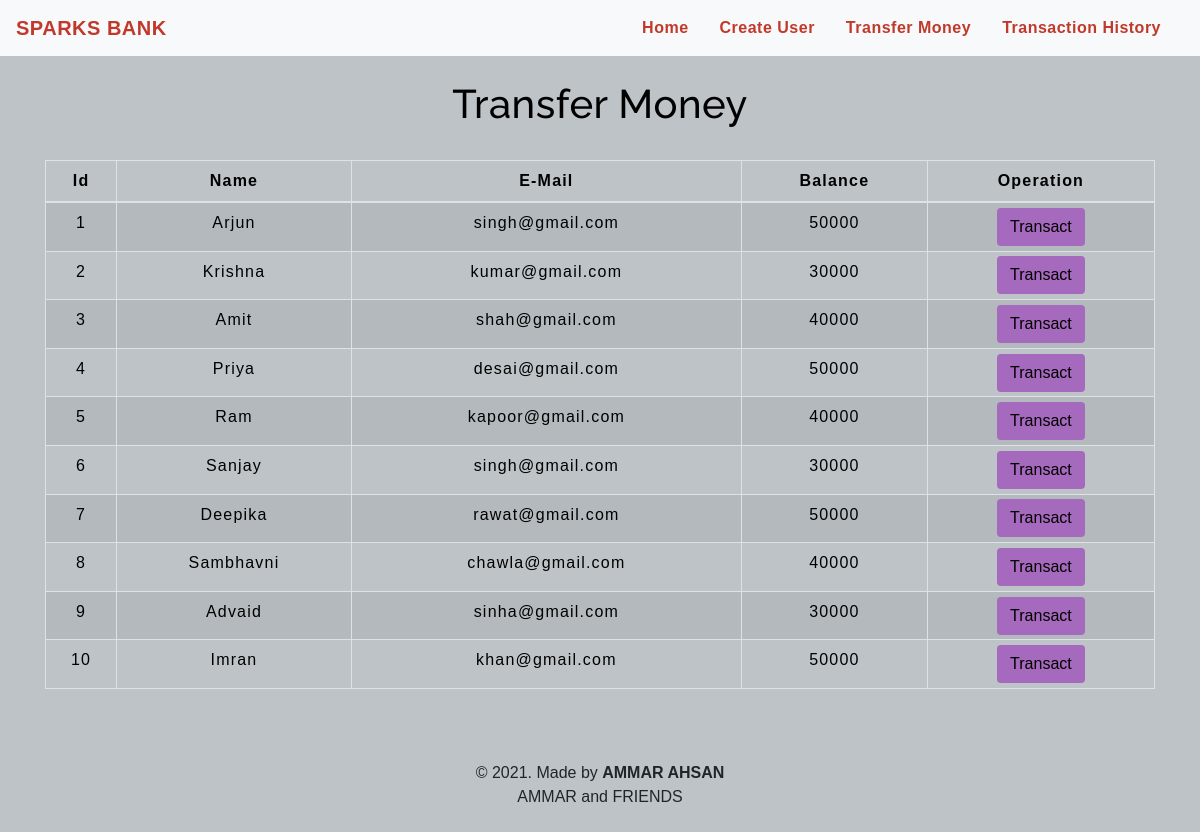
The app's page /transfermoney.php with its own data.
### tables this page shows
CREATE TABLE `users` (
  `id` int(3) NOT NULL,
  `name` text NOT NULL,
  `email` varchar(30) NOT NULL,
  `balance` int(8) NOT NULL
);

### transfermoney.php (the view, shortened to what this page needs)
<!DOCTYPE html>
<html lang="en">
<head>
    <link rel="stylesheet" href="https://maxcdn.bootstrapcdn.com/bootstrap/4.0.0/css/bootstrap.min.css">
    <link rel="stylesheet" type="text/css" href="css/table.css">
    <link rel="stylesheet" type="text/css" href="css/navbar.css">
</head>
<body style="background-color : #BDC3C7;">
<?php
    include 'config.php';
    $sql = "SELECT * FROM users";
    $result = mysqli_query($conn,$sql);
?>
<?php
  include 'navbar.php';
?>
<div class="container">
        <h2 class="text-center pt-4" style="color : black;">Transfer Money</h2>
        <br>
            <div class="row">
                <div class="col">
                    <div class="table-responsive-sm">
                    <table class="table table-hover table-sm table-striped table-condensed table-bordered" style="border-color:black;">
                        <thead style="color : black;">
                            <tr>
                            <th scope="col" class="text-center py-2">Id</th>
                            <th scope="col" class="text-center py-2">Name</th>
                            <th scope="col" class="text-center py-2">E-Mail</th>
                            <th scope="col" class="text-center py-2">Balance</th>
                            <th scope="col" class="text-center py-2">Operation</th>
                            </tr>
                        </thead>
                        <tbody>
                <?php
                    while($rows=mysqli_fetch_assoc($result)){
                ?>
                    <tr style="color : black;">
                        <td class="py-2"><?php echo $rows['id'] ?></td>
                        <td class="py-2"><?php echo $rows['name']?></td>
                        <td class="py-2"><?php echo $rows['email']?></td>
                        <td class="py-2"><?php echo $rows['balance']?></td>
                        <td><a href="selecteduserdetail.php?id= <?php echo $rows['id'] ;?>"> <button type="button" class="btn" style="background-color : #A569BD;">Transact</button></a></td>
                    </tr>
                <?php
                    }
                ?>
                        </tbody>
                    </table>
                    </div>
                </div>
            </div>
         </div>
         <footer class="text-center mt-5 py-2">
            <p>&copy 2021. Made by <b>AMMAR AHSAN</b> <br> AMMAR and FRIENDS</p>
        </footer>
</body>
</html>

### navbar.php (shortened to what this page needs)
<nav class="navbar navbar-expand-md navbar-light bg-light">
<a class="navbar-brand" href="index.php" style="color : #C0392B;"><b>SPARKS BANK</b></a>
<div class="collapse navbar-collapse" id="collapsibleNavbar">
      <ul class="navbar-nav ml-auto">
        <li class="nav-item">
          <a class="nav-link" href="index.php" style="color : #C0392B;"><b>Home</b></a>
        </li>
        <li class="nav-item">
          <a class="nav-link" href="createuser.php" style="color : #C0392B;"><b>Create User</b></a>
        </li>
        <li class="nav-item">
          <a class="nav-link" href="transfermoney.php" style="color : #C0392B;"><b>Transfer Money</b></a>
        </li>
        <li class="nav-item">
          <a class="nav-link" href="transactionhistory.php" style="color : #C0392B;"><b>Transaction History</b></a>
        </li>
    </div>
 </nav>

### css/table.css (style rules this page uses)
* { padding: 0; margin: 0; box-sizing: border-box; font-family: sans-serif; }
h2 { font-size: 40px; }
table { letter-spacing: 1.2px; }
td { text-align: center; }
button { border:none; background: #d9d9d9; transition: 1s; }

### css/navbar.css (style rules this page uses)
.nav-link { margin-right: 15px; color:#2F363F; letter-spacing: 0.5px; transition: 0.5s; }
.navbar-brand { color: #4C4B4B; letter-spacing: 0.5px; }
h2 { color: #4C4B4B; letter-spacing: 0.5px; font-family: raleway; }

### transfermoney.php (style rules this page uses)
button { transition: 1.5s; }

### records on screen
users: id "1", name "Arjun", email "singh@gmail.com", balance "50000"
users: id "2", name "Krishna", email "kumar@gmail.com", balance "30000"
users: id "3", name "Amit", email "shah@gmail.com", balance "40000"
users: id "4", name "Priya", email "desai@gmail.com", balance "50000"
users: id "5", name "Ram", email "kapoor@gmail.com", balance "40000"
users: id "6", name "Sanjay", email "singh@gmail.com", balance "30000"
users: id "7", name "Deepika", email "rawat@gmail.com", balance "50000"
users: id "8", name "Sambhavni", email "chawla@gmail.com", balance "40000"
users: id "9", name "Advaid", email "sinha@gmail.com", balance "30000"
users: id "10", name "Imran", email "khan@gmail.com", balance "50000"
